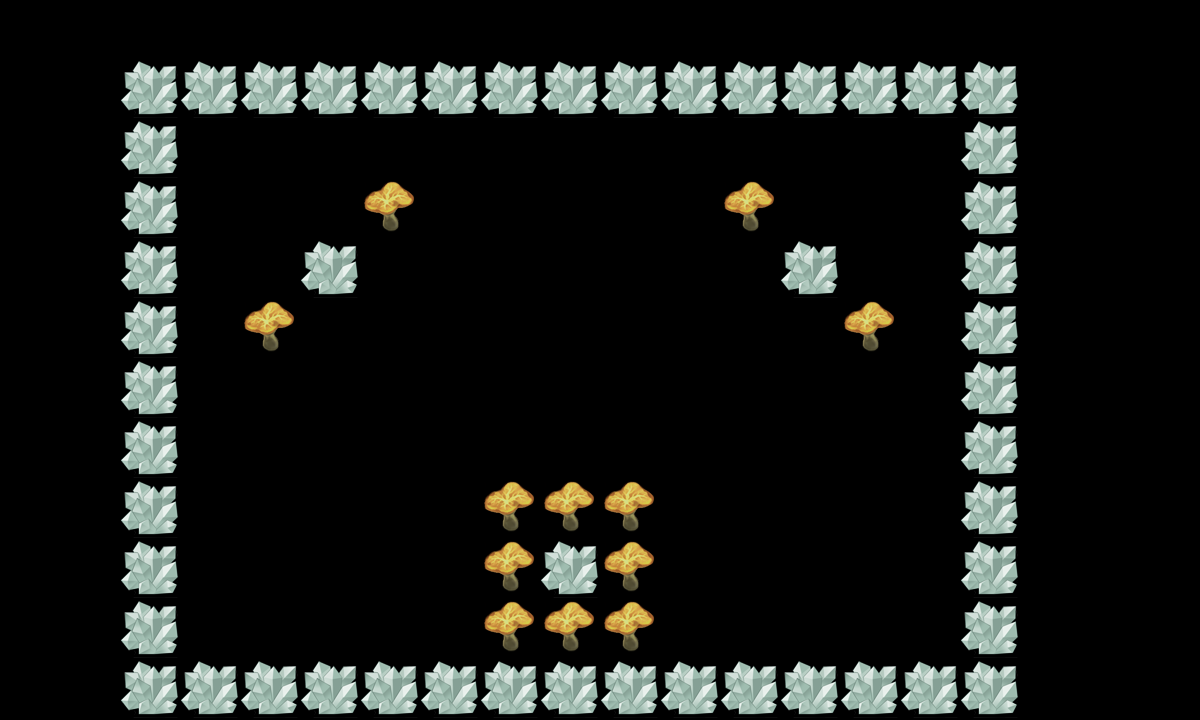

Below is a game level as drawn by its tile map, then a one-line description and the .tmx that defines it (tile-layer data replaced by summaries):
An orthogonal 20x12 tile map with 60x60 px tiles, 2 tile layers (canDes, cannotDes) and 17 objects (re3, re1, re2, tankpoint, re4, ...).

<map version="1.0" orientation="orthogonal" width="20" height="12" tilewidth="60" tileheight="60">
 <tileset firstgid="1" name="tmw_desert_spacing" tilewidth="60" tileheight="60">
  <image source="tmw_desert_spacing.png" width="480" height="300" />
  <tile id="30">
   <properties>
    <property name="canDes" value="1" />
   </properties>
  </tile>
 </tileset>
 <layer name="canDes" width="20" height="12">
  <data>[240 cells, 12 non-empty, 1 distinct tile ids]</data>
 </layer>
 <layer name="cannotDes" width="20" height="12">
  <data>[240 cells, 51 non-empty, 1 distinct tile ids]</data>
 </layer>
 <objectgroup name="spawnPoints" width="20" height="12">
  <object name="re3" x="424" y="301" width="60" height="60" />
  <object name="re1" x="873" y="574" width="60" height="60" />
  <object name="re2" x="750" y="466" width="60" height="60" />
  <object name="tankpoint" x="692" y="571" width="60" height="60" />
  <object name="re4" x="540" y="300" width="60" height="60" />
  <object name="re5" x="240" y="480" width="60" height="60" />
  <object name="re6" x="839" y="180" width="60" height="60" />
  <object name="re7" x="242" y="178" width="60" height="64" />
 </objectgroup>
 <objectgroup name="roadPoints" width="20" height="12">
  <object name="p1" x="302" y="600" width="60" height="60" />
  <object name="p2" x="301" y="361" width="60" height="60" />
  <object name="p3" x="541" y="362" width="60" height="60" />
  <object name="p4" x="540" y="122" width="60" height="60" />
  <object name="p5" x="781" y="121" width="60" height="60" />
 </objectgroup>
 <objectgroup name="bossPoint" width="20" height="12" visible="0">
  <object name="boss1" x="663" y="0" width="60" height="60" />
 </objectgroup>
 <objectgroup name="buildingPoint" width="20" height="12" visible="0">
  <object name="building1" x="1138" y="59" width="60" height="60" />
 </objectgroup>
 <objectgroup name="endPoint" width="20" height="12">
  <object name="endpoint" x="660" y="300" width="60" height="60" />
 </objectgroup>
 <objectgroup name="morePoint" width="20" height="12">
  <object name="morepoint" x="385" y="573" width="60" height="60" />
 </objectgroup>
</map>
